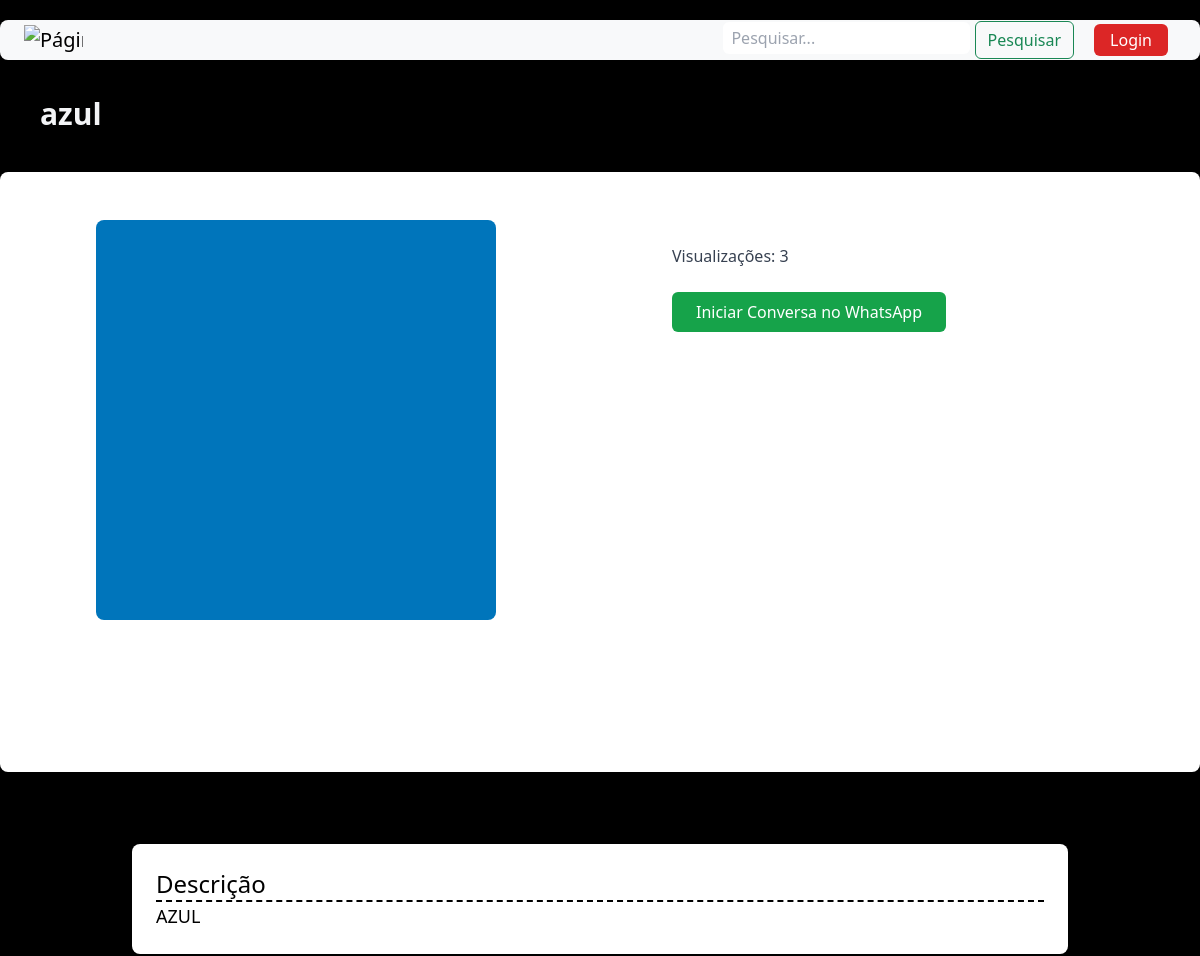
The app's page /produtos/30 (upper part), older data.
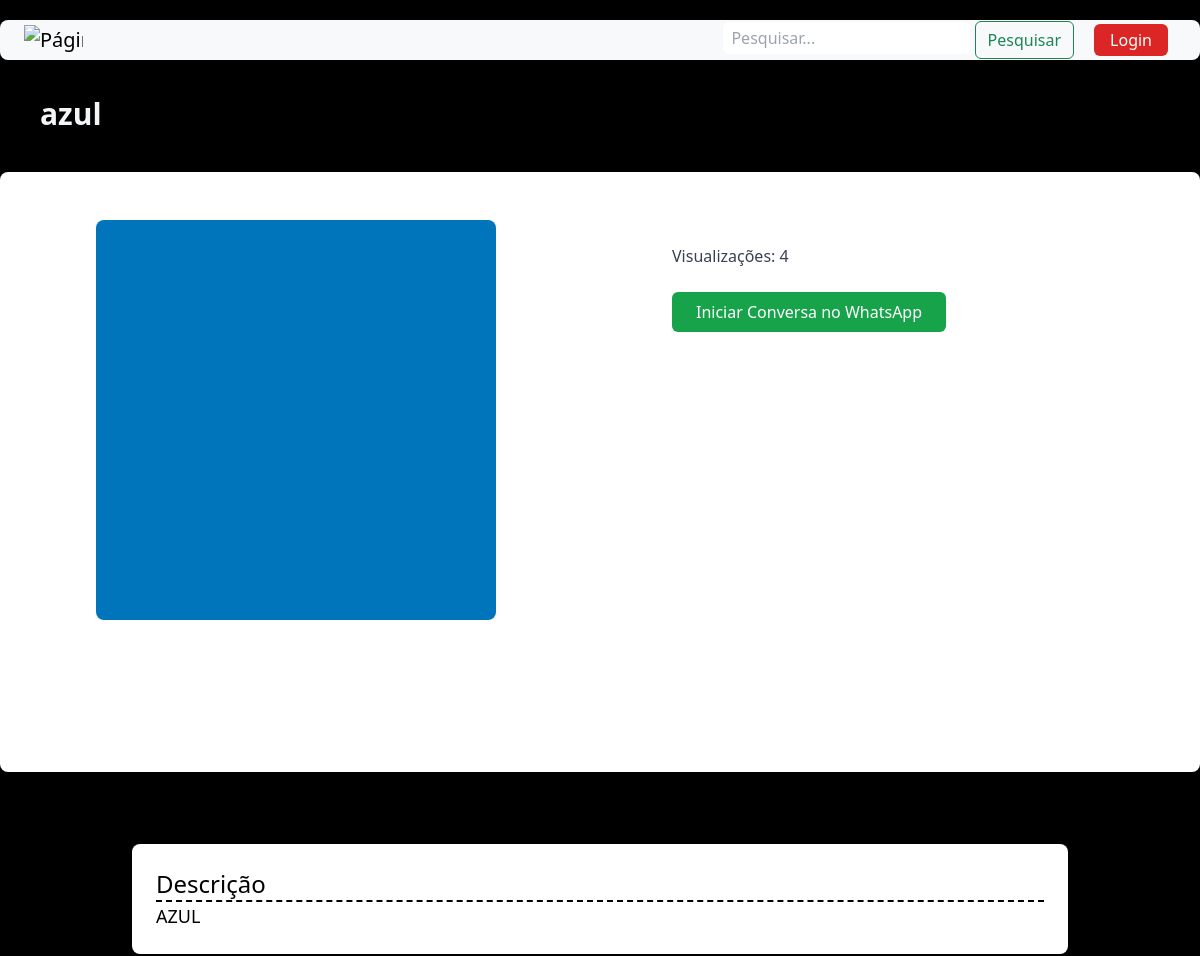
The same page, newer data.
### hmusic/models.py (models this page shows, shortened)
class Instrumentos(models.Model):
    titulo = models.CharField(max_length=100)
    thumb = models.ImageField(upload_to='thumb_instrumentos')
    descricao = models.TextField(max_length=1000)
    categoria = models.CharField(max_length=15, choices=LISTA_CATEGORIAS)
    visualizacoes = models.IntegerField(default=0)
    quantidade = models.PositiveIntegerField(default=0)  # Adicione um campo para quantidade
    preco = models.DecimalField(max_digits=10, decimal_places=2)  # Adicione um campo para preço
    data_criacao = models.DateTimeField(default=timezone.now)
    numero_telefone = models.CharField(max_length=15, default='5511123456789')

### hmusic/views.py (the view)
# urls.py: path('produtos/<int:pk>', Detalhesproduto.as_view(), name='detalhesproduto'),
class Detalhesproduto(DetailView):
    template_name = "detalhesproduto.html"
    model = Instrumentos
    def get(self, request, *args, **kwargs):
        instrumentos = self.get_object()
        usuario = request.user
        if request.user.is_authenticated:
            instrumentos.visualizacoes += 1
            instrumentos.save()
            usuario.instrumentos_vistos.add(instrumentos)
        return super().get(request, *args, **kwargs)
    def get_context_data(self, **kwargs):
        context = super(Detalhesproduto, self).get_context_data(**kwargs)
        self.get_object()
        produtos_relacionados = Instrumentos.objects.filter(categoria=self.get_object().categoria)[0:5]
        context["produtos_relacionados"] = produtos_relacionados
        return context

### hmusic/novos_context.py (called while the page is built)
def lista_instrumentos_recentes(request):
    lista_instrumentos = Instrumentos.objects.all().order_by('-data_criacao')[0:8] #(se for colocar um destque ele vem aqui aula 33 para tras fala disso)
    return {"lista_instrumentos_recentes": lista_instrumentos} #retorna uim dicionario com o resultado do codigo depois de vasculhar o banco

def lista_em_alta(request):
    lista_instrumentos = Instrumentos.objects.all().order_by('-visualizacoes')[0:8]
    return {"lista_em_alta": lista_instrumentos}

### hmusic/templates/detalhesproduto.html (shortened to what this page needs)
{% extends 'base.html'%}
{% block content %}
    <div class="py-10 px-10">
        <h1 class="text-3xl font-semibold">{{ object.titulo }}</h1>
    </div>
    <div class="bg-white rounded-lg p-6 shadow-md flex" style="height: 600px;">
        <div class="w-1/2 p-4 ml-12" style="flex: none;">
            <div class="rounded-lg overflow-hidden" style="width: 400px;">
                <img src="{{ object.thumb.url }}" class="w-full object-cover" alt="{{ object.titulo }}">
            </div>
        </div>
        <div class="w-1/2 p-4">
            <div class="mt-4 text-gray-700">
                Visualizações: {{ object.visualizacoes }}
            </div>
            <div class="mt-4">
                <a href="{% if user.is_authenticated %}https://wa.me/{{ object.numero_telefone }}?text=Tenho%20interesse%20em%20comprar%20seu%20produto%20anunciado%20na%20HireMusic{% else %}{% url 'hmcontrol:login' %}{% endif %}">
                    <button class="bg-green-600 text-white py-2 px-4 rounded-md">
                        Iniciar Conversa no WhatsApp
                    </button>
                </a>
            </div>
        </div>
    </div>
    <section class="bg-primary_black flex justify-center py-10">
        <div class="p-8 w-10/12 relative">
            <div class="bg-white rounded-lg p-4">
                <h2 class="text-2xl font-medium text-black border-b-2 border-dashed border-black">Descrição</h2>
                <p class="text-black text-lg">
                    {{ object.descricao }}
                </p>
            </div>
        </div>
    </section>
{% endblock %}

Row changes from the older to the newer data that the page shows:
changed Instrumentos "azul": visualizacoes "3" → "4"
